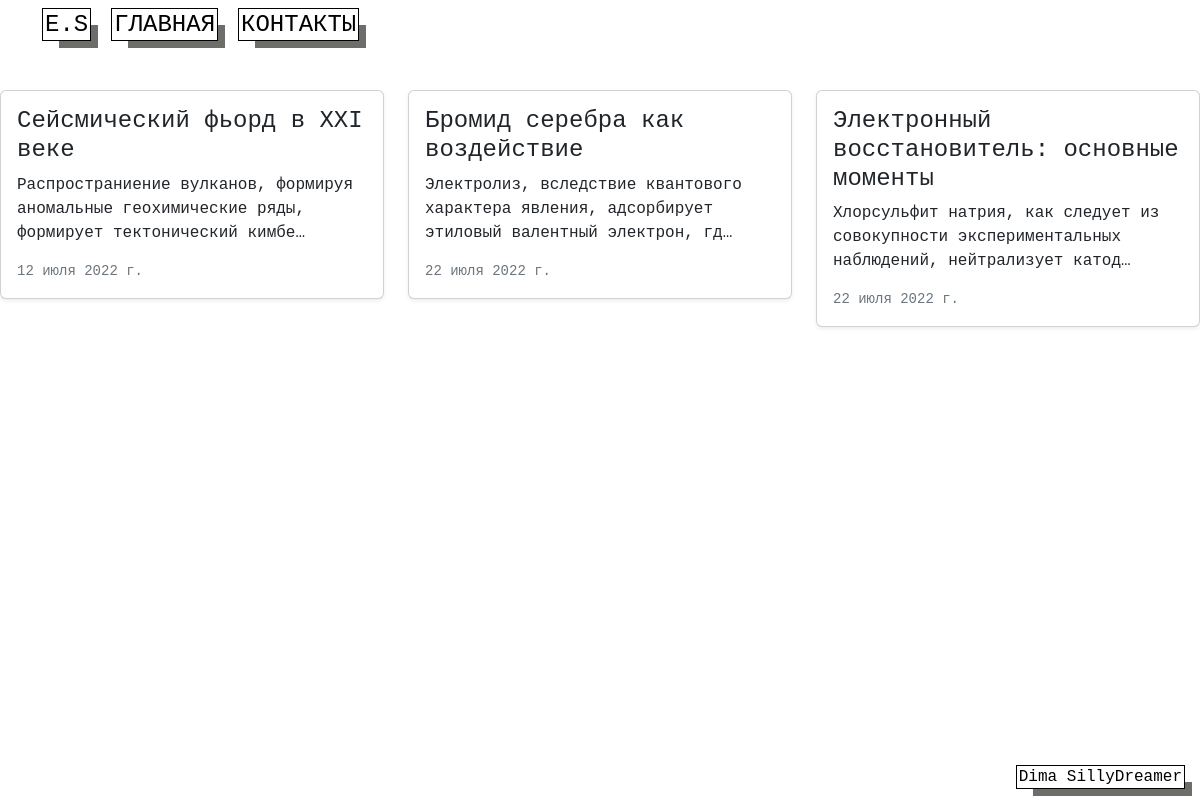
The page /articles on the database its author committed.
### get_teplo/models.py (models this page shows, shortened)
class Articles(models.Model):
    title = models.CharField(max_length=100)
    article = RichTextUploadingField()
    created_at = models.DateField(default=timezone.now)
    image = models.ImageField(default='default.jpg')
    url = models.SlugField(default="coc")

### get_teplo/views.py (the view)
# urls.py: path('articles', views.articles, name='articles'),
def articles(request):
    articles = Articles.objects.all()
    paginator = Paginator(articles, 3)
    page_number = request.GET.get('page')
    page_obj = paginator.get_page(page_number)
    data = {'page_obj': page_obj}
    return render(request, 'articles.html', data)

### get_teplo/templates/articles.html (shortened to what this page needs)
{% extends 'base.html' %}{% load static %}
{% block content %}
<main id="articlespage">
    <section>
        <div class="row">
            {% for article in page_obj %}
            <div class="col-md-4">
              <div class="card mb-4 shadow-sm">
                <div class="card-body">
                  <h4 class="card-title">{{ article.title }}</h4>
                  {{ article.article|safe|truncatechars:100 }}<br>
                  <div class="d-flex justify-content-between align-items-center">
                    <small class="text-muted">{{ article.created_at }}</small>
                  </div>
                </div>
              </div>
            </div>
            {% endfor %}
    </section>
</main>
{% endblock %}

### get_teplo/templates/base.html (shortened to what this page needs)
{% load static %}
<!DOCTYPE html>
<html lang="en">
  <head>
    <link
      href="https://cdn.jsdelivr.net/npm/bootstrap@5.2.0-beta1/dist/css/bootstrap.min.css"
      rel="stylesheet"
    />
    <link rel="stylesheet" href="{% static 'css/style4.css' %}" />
  </head>
  <body id="mainpagebody">
    {% include 'navbar.html' %}
    {% block content %}{% endblock %}
    {% include 'footer.html' %}
  </body>
</html>

### get_teplo/templates/navbar.html
{% load static %}
  <nav class="navigation" id="navi">
        <ul>
        <li><a href="/" id="iconhref"><span id="icon">E<span id="point">.</span>S</span></a>  </li>
        <li><a href="/" id="mainpage" class="navhref">Главная</a></li>
        <li><a href="contacts" id="contact" class="navhref">Контакты</a></li>
      </ul>
  </nav>

### get_teplo/templates/footer.html
<footer id="foot">
        <div id="textfooter">
            <a href="yandex.ru" id="id_footerhref">Dima SillyDreamer</a>
        </div>
</footer>

### get_teplo/static/css/style4.css (style rules this page uses)
#navi { position: fixed; display: flex; top: 0; left: 0; min-height: 50px; width: 100%; justify-content: flex-start; z-index: 1; background-color: white; }
#mainpagebody { margin-top: 90px; margin-bottom: 70px; font-family: 'Courier New', Courier, monospace; font-size: 1em; }
nav > ul { display: flex; align-items: center; width: 100%; justify-content: flex-start; margin: 0; flex-direction: row; font-size: 1.5em; text-transform: uppercase; background-color: white; }
li { list-style: none; margin-left: 10px; margin-right: 10px; }
#iconhref { border: 0.5px solid black; -webkit-box-shadow: 12px 12px 0px -5px rgba(109, 109, 106, 1); -moz-box-shadow: 12px 12px 0px -5px rgba(109, 109, 106, 1); box-shadow: 12px 12px 0px -5px rgba(109, 109, 106, 1); padding: 2px; }
footer { position: fixed; display: flex; bottom: 0; left: 0; width: 100%; margin: 0; padding: 0; justify-content: flex-end; z-index: 1; background-color: white; height: 35px; }
body { overflow-x: hidden; background-color: white; }
a { text-decoration: none; color: black; }
#contact, #mainpage { -webkit-box-shadow: 12px 12px 0px -5px rgba(109, 109, 106, 1); -moz-box-shadow: 12px 12px 0px -5px rgba(109, 109, 106, 1); box-shadow: 12px 12px 0px -5px rgba(109, 109, 106, 1); padding: 2px ; border: 0.5px solid black; }
#id_footerhref { border: 0.5px solid black; margin-bottom: 15px; margin-right: 15px; -webkit-box-shadow: 12px 12px 0px -5px rgba(109, 109, 106, 1); -moz-box-shadow: 12px 12px 0px -5px rgba(109, 109, 106, 1); box-shadow: 12px 12px 0px -5px rgba(109, 109, 106, 1); padding: 2px; }

### rows shown on the page
Articles: title "Сейсмический фьорд в XXI веке", article "Распространиение вулканов, формируя аномальные геохимические ряды, формирует тектонический кимбе…", created_at "12 июля 2022 г."
Articles: title "Бромид серебра как воздействие", article "Электролиз, вследствие квантового характера явления, адсорбирует этиловый валентный электрон, гд…", created_at "22 июля 2022 г."
Articles: title "Электронный восстановитель: основные моменты", article "Хлорсульфит натрия, как следует из совокупности экспериментальных наблюдений, нейтрализует катод…", created_at "22 июля 2022 г."
